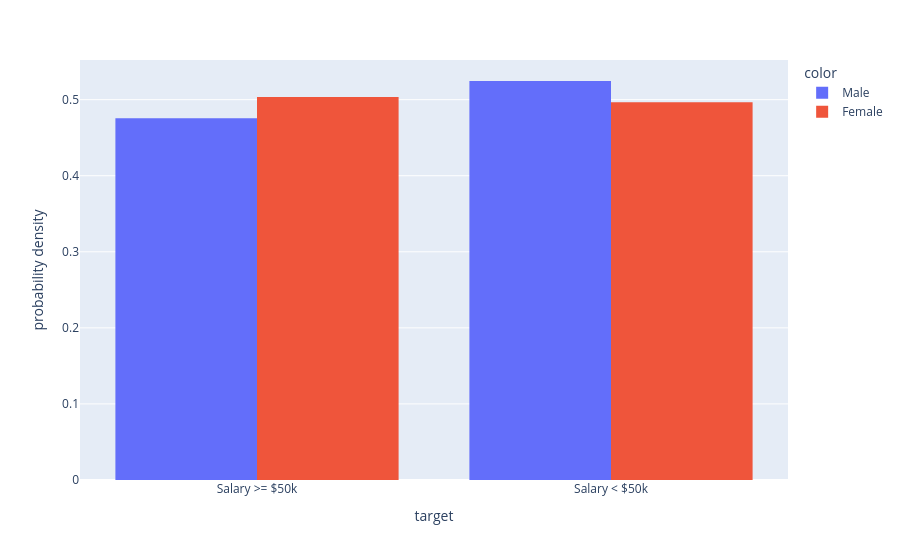

Write notebook code for a chart like this one.
### Markdown cell above
### Step 3: Graph

### Code cell
display_output_c = output.replace({"target": {0: "Salary >= $50k", 1: "Salary < $50k"}})
display_df = X_test.replace({
    "sex": {0: "Female", 1: "Male"},
    "target": {0: "Salary >= $50k", 1: "Salary < $50k"}
})

fig = px.histogram(
    display_output_c,
    x="target",
    barmode="group",
    color=display_df.sex,
    histnorm="probability density",
)
fig.show()

### Figure 1 — Plotly figure (JSON) as saved in the notebook; plotly's stock layout.template omitted (floating-point values rounded to 4 significant figures; data arrays with more than 128 entries replaced by an {"elided": "..."} marker saying what was removed)
{"data": [{"alignmentgroup": "True", "bingroup": "x", "histnorm": "probability density", "hovertemplate": "color=Male<br>target=%{x}<br>probability density=%{y}<extra></extra>", "legendgroup": "Male", "marker": {"color": "#636efa", "pattern": {"shape": ""}}, "name": "Male", "offsetgroup": "Male", "orientation": "v", "showlegend": true, "type": "histogram", "x": {"elided": "326 str values"}, "xaxis": "x", "yaxis": "y"}, {"alignmentgroup": "True", "bingroup": "x", "histnorm": "probability density", "hovertemplate": "color=Female<br>target=%{x}<br>probability density=%{y}<extra></extra>", "legendgroup": "Female", "marker": {"color": "#EF553B", "pattern": {"shape": ""}}, "name": "Female", "offsetgroup": "Female", "orientation": "v", "showlegend": true, "type": "histogram", "x": {"elided": "149 str values"}, "xaxis": "x", "yaxis": "y"}], "layout": {"barmode": "group", "legend": {"title": {"text": "color"}, "tracegroupgap": 0}, "margin": {"t": 60}, "xaxis": {"anchor": "y", "domain": [0, 1], "title": {"text": "target"}}, "yaxis": {"anchor": "x", "domain": [0, 1], "title": {"text": "probability density"}}}}
